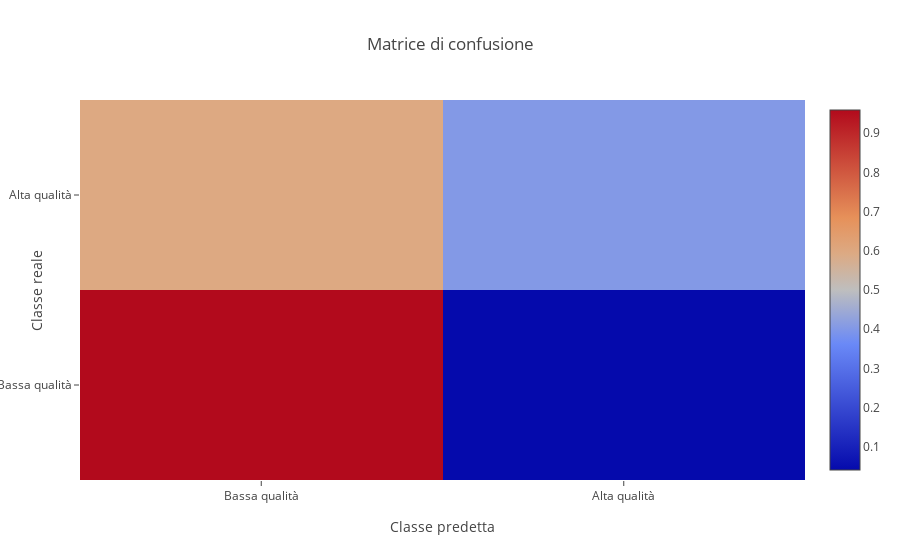
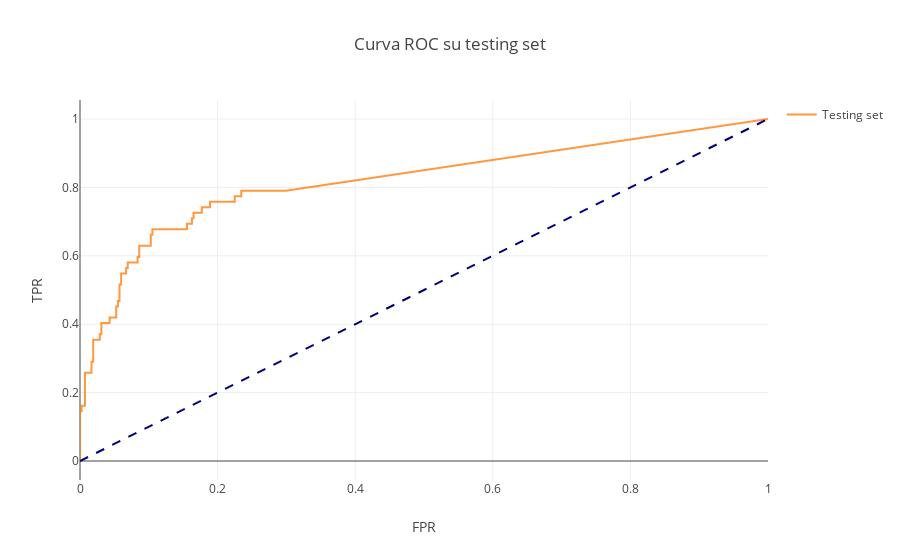

Write notebook code for charts like these, in order.
### Markdown cell above
Sono sotto riportati gli andamenti di precisione, recall, F1-score e le curve ROC al variare di K.
Le curve ROC in grigio rappresentano il calcolo fatto per ciascuno dei fold e per ogni valore di K, mentre in blu è rappresentata la curva che approssima tutte le altre.

### Code cell
# Uso il KNN testando tutti i valori di K compresi tra 4 e 40 con passo 2
my_multiclassifier.KNN_analysis(range(1, 40, 1))

### Figure 1 — Plotly figure (JSON) as saved in the notebook; plotly's stock layout.template omitted (floating-point values rounded to 4 significant figures)
{"data": [{"type": "heatmap", "uid": "994a8eed-45f3-4114-b5df-dba840c2062f", "x": ["Bassa qualità", "Alta qualità"], "y": ["Bassa qualità", "Alta qualità"], "z": [[0.959, 0.041], [0.597, 0.403]]}], "layout": {"title": {"text": "Matrice di confusione"}, "xaxis": {"title": {"text": "Classe predetta"}}, "yaxis": {"title": {"text": "Classe reale"}}}}

### Figure 2 — Plotly figure (JSON) as saved in the notebook; plotly's stock layout.template omitted (floating-point values rounded to 4 significant figures)
{"data": [{"marker": {"color": "rgba(255, 127, 14,.8)", "line": {"color": "rgb(0, 0, 0)", "width": 2}, "size": 10}, "mode": "lines", "name": "Testing set", "type": "scatter", "uid": "be2e6dca-dfb4-4db3-a450-1ee3f7b314c3", "x": [0, 0, 0, 0.002392, 0.002392, 0.007177, 0.007177, 0.007177, 0.007177, 0.01675, 0.01675, 0.01914, 0.01914, 0.02153, 0.02632, 0.02871, 0.02871, 0.0311, 0.0311, 0.04306, 0.04306, 0.05263, 0.05263, 0.05502, 0.05502, 0.05742, 0.05742, 0.05981, 0.05981, 0.06699, 0.06699, 0.06938, 0.06938, 0.08373, 0.08373, 0.08612, 0.08612, 0.09809, 0.1029, 0.1029, 0.1053, 0.1053, 0.122, 0.1316, 0.1507, 0.1555, 0.1555, 0.1627, 0.1627, 0.1651, 0.1651, 0.177, 0.177, 0.189, 0.189, 0.2249, 0.2249, 0.2344, 0.2344, 0.2632, 0.2679, 0.2775, 0.2823, 0.299, 1], "y": [0, 0.129, 0.1452, 0.1452, 0.1613, 0.1613, 0.1774, 0.2097, 0.2581, 0.2581, 0.2903, 0.2903, 0.3548, 0.3548, 0.3548, 0.3548, 0.371, 0.371, 0.4032, 0.4032, 0.4194, 0.4194, 0.4516, 0.4516, 0.4677, 0.4677, 0.5161, 0.5161, 0.5484, 0.5484, 0.5645, 0.5645, 0.5806, 0.5806, 0.5968, 0.5968, 0.629, 0.629, 0.629, 0.6613, 0.6613, 0.6774, 0.6774, 0.6774, 0.6774, 0.6774, 0.6935, 0.6935, 0.7097, 0.7097, 0.7258, 0.7258, 0.7419, 0.7419, 0.7581, 0.7581, 0.7742, 0.7742, 0.7903, 0.7903, 0.7903, 0.7903, 0.7903, 0.7903, 1]}, {"line": {"color": "navy", "dash": "dash", "width": 2}, "mode": "lines", "showlegend": false, "type": "scatter", "uid": "92822ce9-006e-4d7b-aa81-120633d35751", "x": [0, 1], "y": [0, 1]}], "layout": {"showlegend": true, "title": {"text": "Curva ROC su testing set"}, "xaxis": {"title": {"text": "FPR"}}, "yaxis": {"title": {"text": "TPR"}}}}
